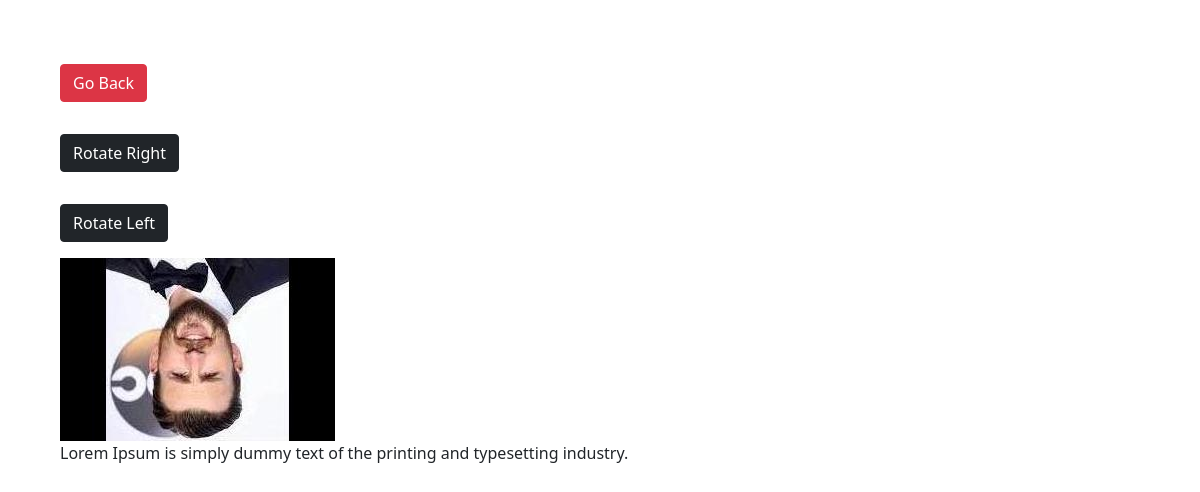
/photo/4/, run on the app's committed database.
### photo/models.py (models this page shows)
class Photo(models.Model):
    tags = models.ForeignKey(Tags,on_delete=models.SET_NULL, null=True, blank=True)
    image = models.ImageField(null=False, blank=False)
    description = models.TextField()

### photo/views.py (the view)
# urls.py: path('photo/<str:pk>/', views.viewPhoto, name='photo'),
def viewPhoto(request, pk):
    photo = Photo.objects.get(id=pk)
    return render(request, 'photos/photo.html',{'photo':photo})

### photo/templates/photos/photo.html (shortened to what this page needs)
<!DOCTYPE html>
<html>
<head>
    <link href="https://cdn.jsdelivr.net/npm/bootstrap@5.0.0-beta1/dist/css/bootstrap.min.css" rel="stylesheet"
>
</head>
<body class="m-5">
    <div class="container">
        <div class="row justify-content-center">
            <div class="col">
                <a href="{% url 'gallery' %}" class="btn btn-danger my-3">Go Back</a>
                <form method='POST' action="rotate_right" enctype="">
                <button class="btn btn-dark my-3">Rotate Right</button></form>
                <form method='POST' action="rotate_left" enctype="">
                <button class="btn btn-dark my-3">Rotate Left</button></form>
                <div style="height: 150vh;">
                    <img style="max-width: 100%; max-height: 100%;" src="{{photo.image.url}}">
                    <p>{{photo.description}}</p>
                </div>
            </div>
        </div>
    </div>
</body>
</html>

### data on the page
Photo: image (picture), description "Lorem Ipsum is simply dummy text of the printing and typesetting industry."
